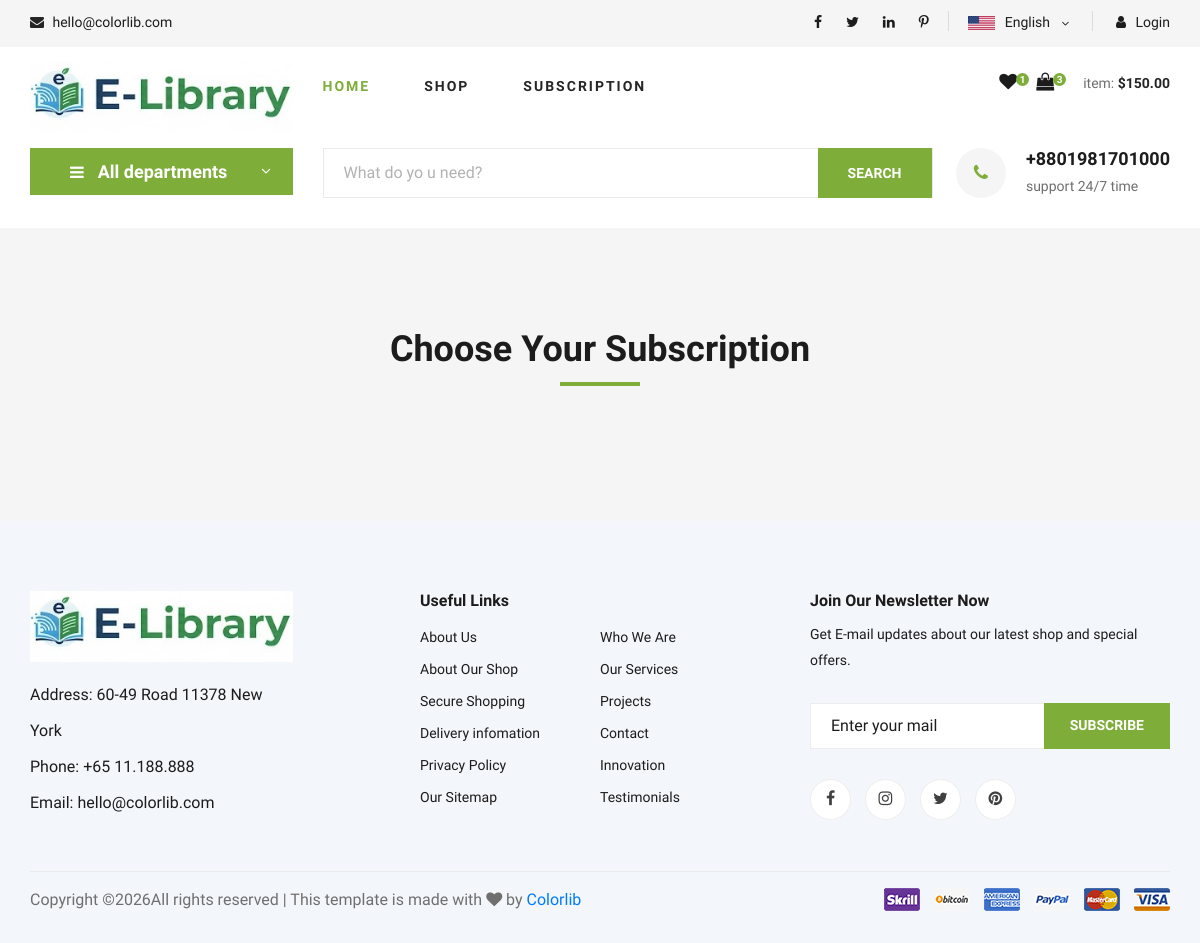
The app's page /subscription/, older data.
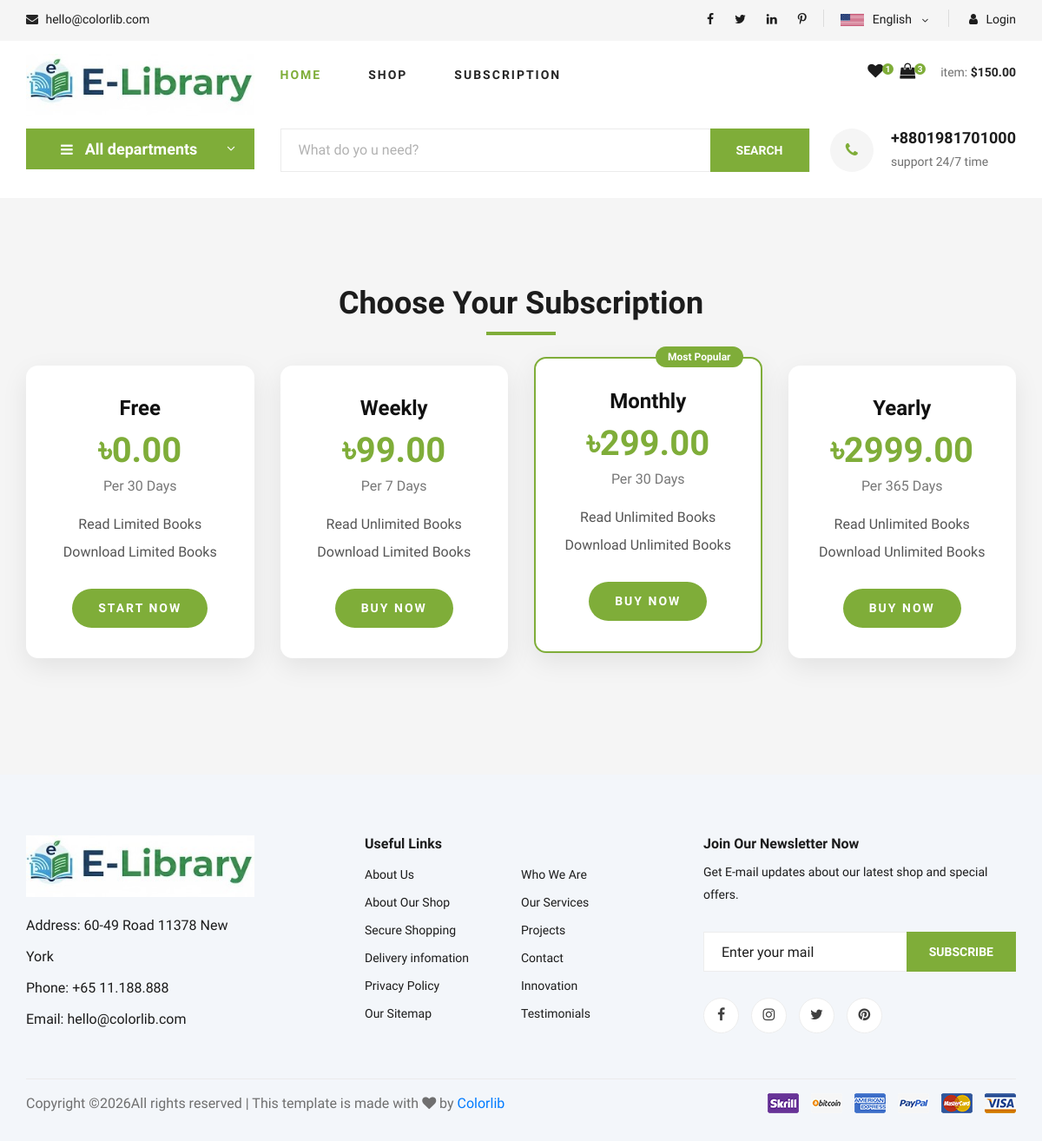
The same page, newer data.
### apps/subscription/models/subscription_model.py (models this page shows, shortened)
class Subscription(BaseModel):
    name = models.CharField(max_length=100, null=False, blank=False, unique=True)
    subscription_price = models.DecimalField(max_digits=19, decimal_places=4, default=0)
    subscription_duration_days = models.IntegerField(default=7)
    active_status = models.CharField(max_length=10, choices=ActiveStatusChoices.choices, default=ActiveStatusChoices.ACTIVE)
    book_read_limit = models.CharField(
        max_length=100, choices=SubscriptionReadLimitChoices.choices, default=SubscriptionReadLimitChoices.LIMITED
    )
    max_book_read_limit = models.IntegerField(default=0)
    book_download_limit = models.CharField(
        max_length=100, choices=SubscriptionDownloadChoices.choices, default=SubscriptionDownloadChoices.LIMITED
    )
    max_book_download_limit = models.IntegerField(default=0)
    description = models.TextField(null=True, blank=True)
    class Meta:
        db_table = "subscription"
        verbose_name = "Subscription"
        verbose_name_plural = "Subscriptions"

### apps/home/views/home_view.py (the view)
# urls.py: path("subscription/", SubscriptionView.as_view(), name="home_subscription"),
class SubscriptionView(View):
    template_name = "subscription.html"  # your template path
    model_class = Subscription
    def get(self, request):
        try:
            all_categories = Category.objects.all()
            context = {
                "title": "Subscription",
                "subscription": True,
                "show_hero_banner": False,
                "all_categories": all_categories[:8],
                "hero_normal": "hero-normal",
                "subscriptions": self.model_class.objects.filter(active_status="active").order_by("id"),
            }
            return render(request, self.template_name, context)
        except Exception as e:
            logger.exception(f"ERROR:------>> Error occurred in Admin Dashboard View: {e}")
            messages.error(request, "Unable to load dashboard!")
            return HttpResponse("Something went wrong!")

### apps/home/templates/subscription.html (shortened to what this page needs)
{% extends 'home_base.html' %}
{% load static %}
{% block body %}
  <section class="subscription spad">
    <div class="container">
      <div class="row">
        <div class="col-lg-12 text-center">
          <div class="section-title">
            <h2>Choose Your Subscription</h2>
          </div>
        </div>
      </div>
      <div class="row">
        {% if subscriptions %}
          {% for subscription in subscriptions %}
            <div class="col-lg-3 col-md-6 col-sm-12">
              <div class="subscription__card {% if subscription.name == 'Monthly' %}active{% endif %}">
                {% if subscription.name == 'Monthly' %}
                  <span class="badge">Most Popular</span>
                {% endif %}
                <h4>{{ subscription.name|title }}</h4>
                <h2>৳{{ subscription.subscription_price|floatformat:2 }}</h2>
                <span class="duration">Per {{ subscription.subscription_duration_days }} Days</span>
                <ul>
                  <li>Read {{ subscription.book_read_limit }} Books</li>
                  <li>Download {{ subscription.book_download_limit }} Books</li>
                </ul>
                <a href="{% url 'subscription:buy_subscription' subscription.id %}" class="primary-btn">
                  {% if subscription.subscription_price > 0 %}
                    Buy Now
                  {% else %}
                    Start Now
                  {% endif %}
                </a>
              </div>
            </div>
          {% endfor %}
        {% endif %}
      </div>
    </div>
  </section>
{% endblock %}

### apps/home/templates/home_base.html (shortened to what this page needs)
<!DOCTYPE html>
{% load static %}
<html lang="en">
  <head>
    <link rel="stylesheet" href="{% static 'web/css/bootstrap.min.css' %}" type="text/css" />
    <link rel="stylesheet" href="{% static 'web/css/font-awesome.min.css' %}" type="text/css" />
    <link rel="stylesheet" href="{% static 'web/css/elegant-icons.css' %}" type="text/css" />
    <link rel="stylesheet" href="{% static 'web/css/nice-select.css' %}" type="text/css" />
    <link rel="stylesheet" href="{% static 'web/css/jquery-ui.min.css' %}" type="text/css" />
    <link rel="stylesheet" href="{% static 'web/css/owl.carousel.min.css' %}" type="text/css" />
    <link rel="stylesheet" href="{% static 'web/css/slicknav.min.css' %}" type="text/css" />
    <link rel="stylesheet" href="{% static 'web/css/style.css' %}" type="text/css" />
    <link rel="stylesheet" href="{% static 'web/css/profile.css' %}" type="text/css" />
    {% if subscription %}
      <link rel="stylesheet" href="{% static 'web/css/subscription.css' %}" type="text/css" />
    {% endif %}
  </head>
  <body>
    <header class="header">
      <div class="header__top">
        <div class="container">
          <div class="row">
            <div class="col-lg-6 col-md-6">
              <div class="header__top__left">
                <ul>
                  <li>
                    <i class="fa fa-envelope"></i> hello@colorlib.com
                  </li>
                </ul>
              </div>
            </div>
            <div class="col-lg-6 col-md-6">
              <div class="header__top__right">
                <div class="header__top__right__social">
                  <a href="#"><i class="fa fa-facebook"></i></a>
                  <a href="#"><i class="fa fa-twitter"></i></a>
                  <a href="#"><i class="fa fa-linkedin"></i></a>
                  <a href="#"><i class="fa fa-pinterest-p"></i></a>
                </div>
                <div class="header__top__right__language">
                  <img src="{% static 'web/img/language.png' %}" alt="" />
                  <div>English</div>
                  <span class="arrow_carrot-down"></span>
                </div>
                <div class="header__top__right__auth">
                  {% if user.is_authenticated %}
                    <div class="user-dropdown">
                      <a href="#" class="user-info">
                        {% if user.profile_photo %}
                          <img src="{{ user.profile_photo.url }}" class="profile-thumb" />
                        {% else %}
                          <i class="fa fa-user-circle"></i>
                        {% endif %}
                        {{ user.first_name }} {{ user.last_name }}
                        <i class="fa fa-angle-down"></i>
                      </a>
                      <ul class="user-menu">
                        <li>
                          <a href="{% url 'home:my_profile' %}"><i class="fa fa-user"></i> Profile</a>
                        </li>
                        <li>
                          <a href="#"><i class="fa fa-shopping-bag"></i> My Orders</a>
                        </li>
                        <li>
                          <a href="{% url 'home:my_subscription_history' %}"><i class="fa fa-star"></i> Subscription</a>
                        </li>
                        <li class="divider"></li>
                        <li>
                          <a href="{% url 'account:logout' %}"><i class="fa fa-sign-out"></i> Logout</a>
                        </li>
                      </ul>
                    </div>
                  {% else %}
                    <a href="{% url 'account:login' %}"><i class="fa fa-user"></i> Login</a>
                  {% endif %}
                </div>
              </div>
            </div>
          </div>
        </div>
      </div>
      <div class="container">
        <div class="row">
          <div class="col-lg-3">
            <div class="header__logo">
              <a href="{% url 'home:home' %}"><img src="{% static 'web/img/logo.jpg' %}" alt="" /></a>
            </div>
          </div>
          <div class="col-lg-6">
            <nav class="header__menu">
              <ul>
                <li class="active">
                  <a href="{% url 'home:home' %}">Home</a>
                </li>
                <li>
                  <a href="{% url 'home:home_shope' %}">Shop</a>
                </li>
                <li>
                  <a href="{% url 'home:home_subscription' %}">Subscription</a>
                </li>
              </ul>
            </nav>
          </div>
          <div class="col-lg-3">
            <div class="header__cart">
              <ul>
                <li>
                  <a href="#"><i class="fa fa-heart"></i> <span>1</span></a>
                </li>
                <li>
                  <a href="#"><i class="fa fa-shopping-bag"></i> <span>3</span></a>
                </li>
              </ul>
              <div class="header__cart__price">
                item: <span>$150.00</span>
              </div>
            </div>
          </div>
        </div>
      </div>
    </header>
    <section class="hero {{ hero_normal }}">
      <div class="container">
        <div class="row">
          <div class="col-lg-3">
            <div class="hero__categories">
              <div class="hero__categories__all">
                <i class="fa fa-bars"></i>
                <span>All departments</span>
              </div>
            </div>
          </div>
          <div class="col-lg-9">
            <div class="hero__search">
              <div class="hero__search__form">
                <form action="#">
                  <input type="text" placeholder="What do yo u need?" />
                  <button type="submit" class="site-btn">SEARCH</button>
                </form>
              </div>
              <div class="hero__search__phone">
                <div class="hero__search__phone__icon">
                  <i class="fa fa-phone"></i>
                </div>
                <div class="hero__search__phone__text">
                  <h5>+8801981701000</h5>
                  <span>support 24/7 time</span>
                </div>
              </div>
            </div>
          </div>
        </div>
      </div>
    </section>
    {% block body %}
    {% endblock %}
    <footer class="footer spad">
      <div class="container">
        <div class="row">
          <div class="col-lg-3 col-md-6 col-sm-6">
            <div class="footer__about">
              <div class="footer__about__logo">
                <a href="{% url 'home:home' %}"><img src="{% static 'web/img/logo.jpg' %}" alt="" /></a>
              </div>
              <ul>
                <li>Address: 60-49 Road 11378 New York</li>
                <li>Phone: +65 11.188.888</li>
                <li>Email: hello@colorlib.com</li>
              </ul>
            </div>
          </div>
          <div class="col-lg-4 col-md-6 col-sm-6 offset-lg-1">
            <div class="footer__widget">
              <h6>Useful Links</h6>
              <ul>
                <li>
                  <a href="#">About Us</a>
                </li>
                <li>
                  <a href="#">About Our Shop</a>
                </li>
                <li>
                  <a href="#">Secure Shopping</a>
                </li>
                <li>
                  <a href="#">Delivery infomation</a>
                </li>
                <li>
                  <a href="#">Privacy Policy</a>
                </li>
                <li>
                  <a href="#">Our Sitemap</a>
                </li>
              </ul>
              <ul>
                <li>
                  <a href="#">Who We Are</a>
                </li>
                <li>
                  <a href="#">Our Services</a>
                </li>
                <li>
                  <a href="#">Projects</a>
                </li>
                <li>
                  <a href="#">Contact</a>
                </li>
                <li>
                  <a href="#">Innovation</a>
                </li>
                <li>
                  <a href="#">Testimonials</a>
                </li>
              </ul>
            </div>
          </div>
          <div class="col-lg-4 col-md-12">
            <div class="footer__widget">
              <h6>Join Our Newsletter Now</h6>
              <p>Get E-mail updates about our latest shop and special offers.</p>
              <form action="#">
                <input type="text" placeholder="Enter your mail" />
                <button type="submit" class="site-btn">Subscribe</button>
              </form>
              <div class="footer__widget__social">
                <a href="#"><i class="fa fa-facebook"></i></a>
                <a href="#"><i class="fa fa-instagram"></i></a>
                <a href="#"><i class="fa fa-twitter"></i></a>
                <a href="#"><i class="fa fa-pinterest"></i></a>
              </div>
            </div>
          </div>
        </div>
        <div class="row">
          <div class="col-lg-12">
            <div class="footer__copyright">
              <div class="footer__copyright__text">
                <p>
                  Copyright &copy;All rights reserved | This template is made with <i class="fa fa-heart" aria-hidden="true"></i> by <a href="https://colorlib.com" target="_blank">Colorlib</a>
                </p>
              </div>
              <div class="footer__copyright__payment">
                <img src="{% static 'web/img/payment-item.png' %}" alt="" />
              </div>
            </div>
          </div>
        </div>
      </div>
    </footer>
  </body>
</html>

### static/web/css/subscription.css (style rules this page uses)
.subscription { background: #f5f5f5; }
.subscription__card { background: #ffffff; padding: 35px 25px; border-radius: 14px; text-align: center; box-shadow: 0 10px 30px rgba(0, 0, 0, 0.08); position: relative; margin-bottom: 30px; transition: all 0.3s ease; }
.subscription__card h4 { font-weight: 700; margin-bottom: 10px; }
.subscription__card h2 { font-size: 40px; font-weight: 700; color: #7fad39; margin-bottom: 5px; }
.subscription__card .duration { display: block; color: #777; margin-bottom: 20px; }
.subscription__card ul { list-style: none; padding: 0; margin-bottom: 30px; }
.subscription__card ul li { margin: 8px 0; color: #555; }
.subscription__card .primary-btn { background: #7fad39; border-radius: 30px; padding: 12px 30px; }
.subscription__card.active { border: 2px solid #7fad39; transform: translateY(-10px); }
.subscription__card .badge { position: absolute; top: -14px; right: 20px; background: #7fad39; color: #fff; padding: 6px 14px; font-size: 12px; border-radius: 20px; }

Row changes from the older to the newer data that the page shows:
added Subscription: name "Free", subscription_price "0.00", subscription_duration_days "30", book_read_limit "Limited", book_download_limit "Limited", shows "START NOW"
added Subscription: name "Weekly", subscription_price "99.00", subscription_duration_days "7", book_read_limit "Unlimited", book_download_limit "Limited", shows "BUY NOW"
added Subscription: shows "Most Popular", name "Monthly", subscription_price "299.00", subscription_duration_days "30", book_read_limit "Unlimited", book_download_limit "Unlimited", shows "BUY NOW"
added Subscription: name "Yearly", subscription_price "2999.00", subscription_duration_days "365", book_read_limit "Unlimited", book_download_limit "Unlimited", shows "BUY NOW"
